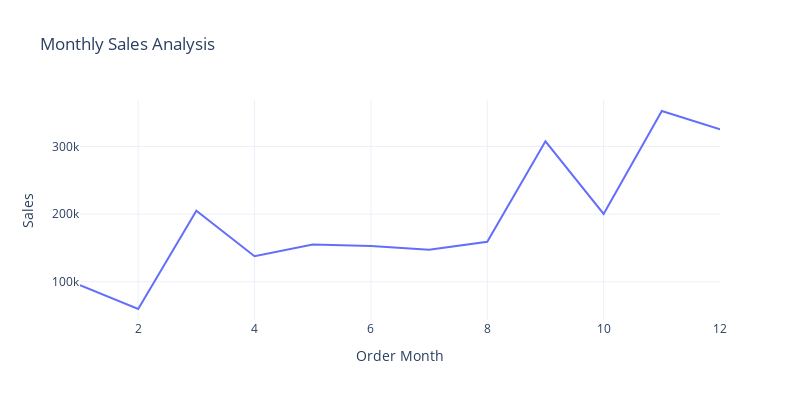

The notebook cell saved with this chart:
### Markdown cell above
# Monthly Sales Analysis

### Code cell
sales_by_month = data.groupby('Order Month')['Sales'].sum().reset_index()
fig = px.line(sales_by_month, 
              x='Order Month', 
              y='Sales', 
              title='Monthly Sales Analysis')
fig.update_layout(width=800, height=400)

fig.show()

### Figure 1 — Plotly figure (JSON) as saved in the notebook; plotly's stock layout.template omitted (floating-point values rounded to 4 significant figures)
{"data": [{"hovertemplate": "Order Month=%{x}<br>Sales=%{y}<extra></extra>", "legendgroup": "", "line": {"color": "#636efa", "dash": "solid"}, "marker": {"symbol": "circle"}, "mode": "lines", "name": "", "orientation": "v", "showlegend": false, "type": "scatter", "x": [1, 2, 3, 4, 5, 6, 7, 8, 9, 10, 11, 12], "xaxis": "x", "y": [94920.0, 59750.0, 205000.0, 137800.0, 155000.0, 152700.0, 147200.0, 159000.0, 307600.0, 200300.0, 352500.0, 325300.0], "yaxis": "y"}], "layout": {"height": 400, "legend": {"tracegroupgap": 0}, "title": {"text": "Monthly Sales Analysis"}, "width": 800, "xaxis": {"anchor": "y", "domain": [0, 1], "title": {"text": "Order Month"}}, "yaxis": {"anchor": "x", "domain": [0, 1], "title": {"text": "Sales"}}}}
